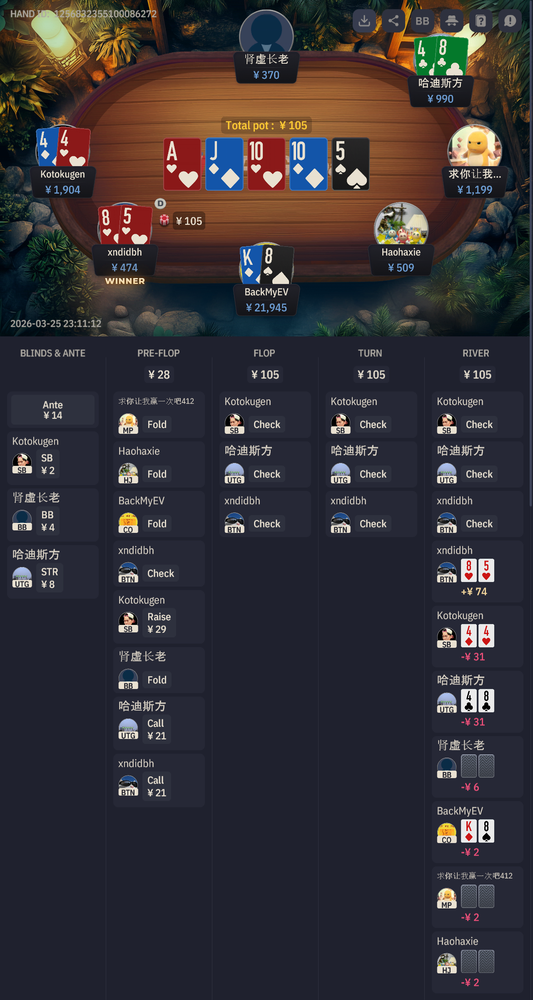
#> input picture ocr-service/ocrtestMain.png, 533 x 1000 px, shrunk from 1280 x 2402 before the run
$ python measure_cards.py
#> lines starting #> are read from the running program, lines starting #| are printed output that depends on the picture; after the words box and inside, x2 and y2 are one past the last pixel; in counts of white or black regions, pixels touching at a corner belong together
import cv2
import numpy as np

img = cv2.imread("ocrtestMain.png")
#> img is the input picture: shape (1000, 533, 3); mean B, G, R 54.3, 49.3, 53.2
h, w = img.shape[:2]
#> h = 1000; w = 533

# Action log region y=0.19 to bottom
action_img = img[int(h*0.19):, :]
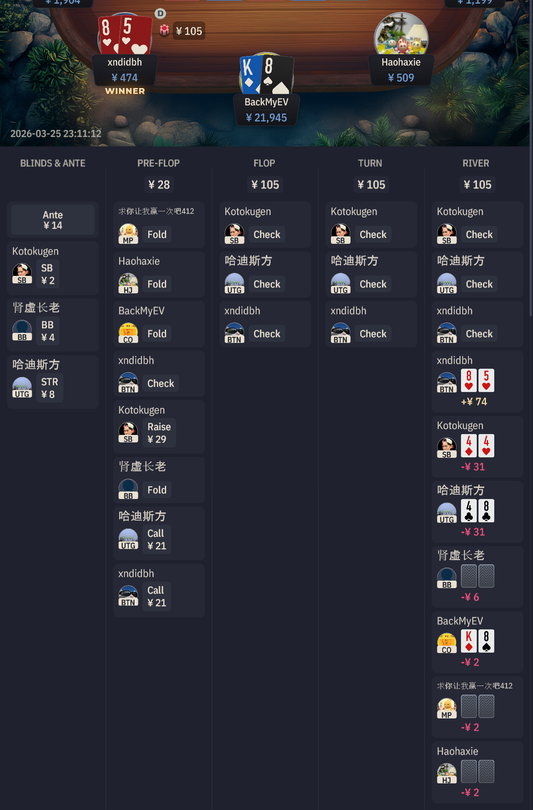
#> action_img: shape (810, 533, 3); mean B, G, R 54.3, 44.8, 44.9
ah, aw = action_img.shape[:2]
#> ah = 810; aw = 533

# River column (rightmost)
col_width = aw / 5.0
#> col_width = 106.6
river_x1 = int(4 * col_width)
#> river_x1 = 426
river_col = action_img[:, river_x1:]
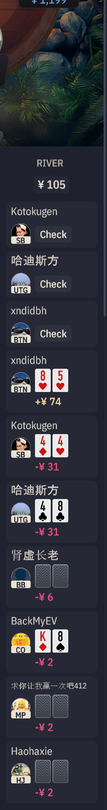
#> river_col: shape (810, 107, 3); mean B, G, R 62.3, 53.1, 52.1

# Basic contour detection to see what sizes we get for cards
gray = cv2.cvtColor(river_col, cv2.COLOR_BGR2GRAY)
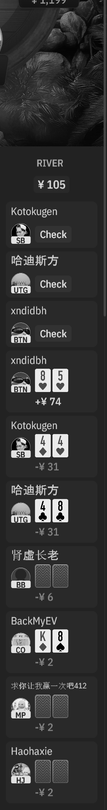
#> gray: shape (810, 107); min 0, max 255, mean 53.9
_, thresh = cv2.threshold(gray, 200, 255, cv2.THRESH_BINARY)
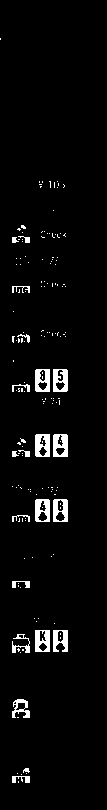
#> thresh: shape (810, 107); 3.7% white; 166 white regions (145 under 20 px)
contours, _ = cv2.findContours(thresh, cv2.RETR_EXTERNAL, cv2.CHAIN_APPROX_SIMPLE)
#> contours = 157 contours, 141 with area under 20; largest, box (x1, y1, x2, y2) and area: (53, 499, 68, 522) 307, (53, 434, 68, 457) 307, (35, 434, 50, 457) 307, (53, 369, 68, 392) 307, (35, 369, 50, 392) 307

print(f"Detected contours in River column ({river_col.shape[1]}x{river_col.shape[0]}):")
#| Detected contours in River column (107x810):
for c in contours:
    x, y, cw, ch = cv2.boundingRect(c)
    if cw > 5 and ch > 5:
        print(f"  Rect: {cw}x{ch} at ({x}, {y}) aspect={cw/ch:.2f}")
#> this loop made 157 passes
#> (x, y, cw, ch) on passes 2 to 4: (12, 776, 18, 7), (21, 774, 1, 1), (26, 773, 1, 1)
#|   Rect: 18x7 at (12, 776) aspect=2.57
#|   Rect: 18x19 at (12, 699) aspect=0.95
#|   Rect: 18x19 at (12, 634) aspect=0.95
#|   Rect: 15x22 at (53, 630) aspect=0.68
#|   Rect: 15x22 at (35, 630) aspect=0.68
#|   Rect: 18x7 at (12, 581) aspect=2.57
#|   Rect: 18x7 at (12, 515) aspect=2.57
#|   Rect: 15x23 at (53, 499) aspect=0.65
#> (further printed lines are left out)

cv2.imwrite("debug_river_col.png", river_col)

$ run again, with ocr-service/9template.png copied over ocr-service/ocrtestMain.png
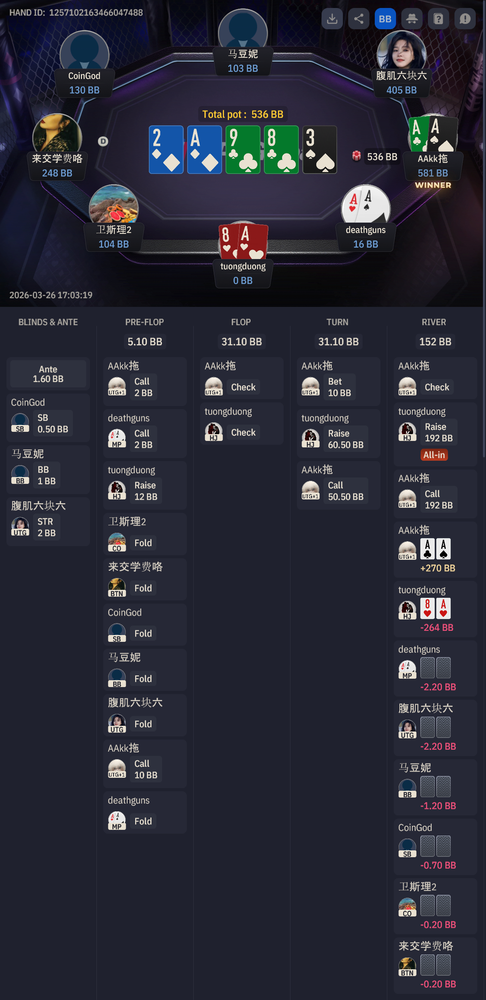
#> input picture ocr-service/9template.png, 486 x 1000 px, shrunk from 1280 x 2633 before the run
#> img is the input picture: shape (1000, 486, 3); mean B, G, R 54.5, 42.3, 41.3
#> `gray = cv2.cvtColor(river_col, cv2.COLOR_BGR2GRAY)`:
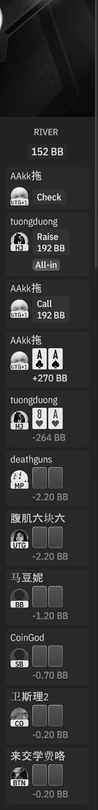
#> gray: shape (810, 98); min 0, max 255, mean 51.2
#> `_, thresh = cv2.threshold(gray, 200, 255, cv2.THRESH_BINARY)`:
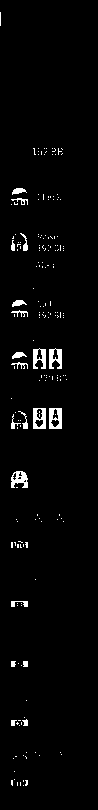
#> thresh: shape (810, 98); 2.5% white; 192 white regions (172 under 20 px)
#> contours = 189 contours, 176 with area under 20; largest, box (x1, y1, x2, y2) and area: (49, 408, 62, 429) 240, (33, 408, 46, 429) 240, (11, 471, 28, 488) 180, (49, 348, 62, 369) 176, (33, 348, 46, 369) 171
#| Detected contours in River column (98x810):
#> the loop `for c in contours:` made 189 passes
#> (x, y, cw, ch) on passes 1, 4, 7: (23, 785, 1, 1), (25, 780, 3, 6), (14, 779, 1, 1)
#> (printed output is left out)

$ run again, with ocr-service/debug_crop_action.png copied over ocr-service/ocrtestMain.png
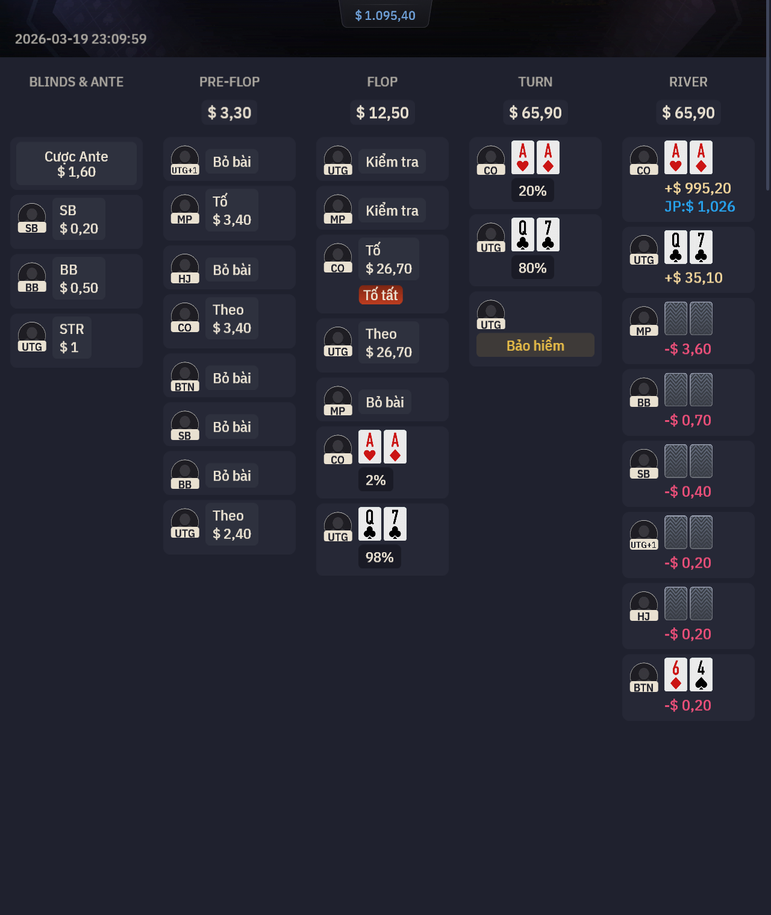
#> input picture ocr-service/debug_crop_action.png, 771 x 915 px, shrunk from 1280 x 1518 before the run
#> img is the input picture: shape (915, 771, 3); mean B, G, R 53.1, 41.4, 40.3
#> `gray = cv2.cvtColor(river_col, cv2.COLOR_BGR2GRAY)`:
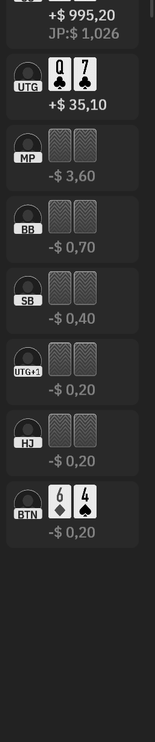
#> gray: shape (742, 155); min 0, max 255, mean 49.7
#> `_, thresh = cv2.threshold(gray, 200, 255, cv2.THRESH_BINARY)`:
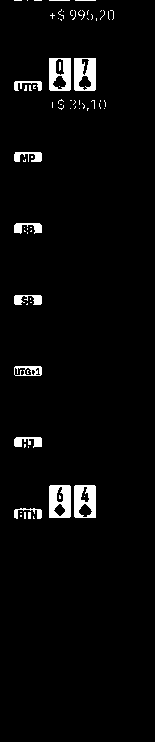
#> thresh: shape (742, 155); 3.3% white; 76 white regions (62 under 20 px)
#> contours = 71 contours, 60 with area under 20; largest, box (x1, y1, x2, y2) and area: (74, 58, 96, 91) 671, (49, 58, 71, 91) 671, (74, 485, 96, 518) 670, (49, 485, 71, 518) 670, (14, 366, 42, 376) 241
#| Detected contours in River column (155x742):
#> the loop `for c in contours:` made 71 passes
#> (x, y, cw, ch) on passes 6, 7, 8, 11, 12, 16, 22, 23: (14, 508, 28, 11), (74, 485, 22, 33), (49, 485, 22, 33), (14, 437, 28, 11), (14, 366, 28, 10), (14, 295, 28, 10), (24, 227, 1, 1), (14, 223, 28, 11)
#> (printed output is left out)
